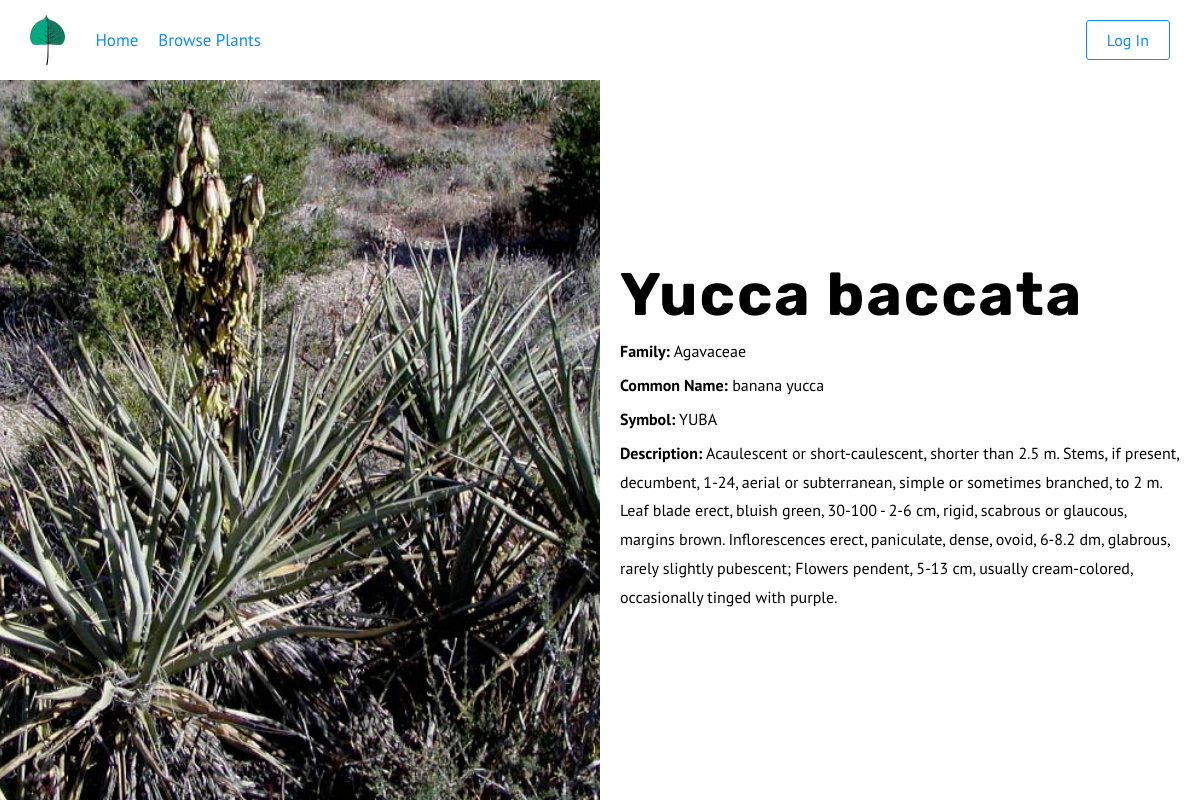
/plants/23/, run on the app's committed database.
### plants/models.py (models this page shows, shortened)
class plant_basics(models.Model):
    genus = models.CharField(max_length = 500)
    species = models.CharField(max_length = 500)
    symbol = models.CharField(max_length = 6, null = True)
    common_name = models.CharField(max_length = 100, null = True)
    description = models.TextField(null = True)
    image = models.ImageField(upload_to='images/', blank = True, null = True)
    family = models.ForeignKey(Family, on_delete = models.PROTECT, null = True)

class Family(models.Model):
    family = models.CharField(max_length = 100)
    family_description = models.TextField(null = True)
    def __str__(self):
        family_name = "%s" %str(self.family)
        return(family_name)

### plants/views.py (the view)
# urls.py: path('<int:pk>/', views.PlantDetailView.as_view(), name = 'detail'),
class PlantDetailView(generic.DetailView):
    model = plant_basics
    template_name = 'plants/detail.html'

### plants/templates/plants/detail.html (shortened to what this page needs)
{% extends 'base.html'%}
{% block content%}
<section class="species_detail_wrapper">
  {% if object.image %}
  <div class="species_detail_text_wrapper">
  {% endif %}
  <div class="species_detail_text">
    <h1>{{ object.genus }} {{object.species}}</h1>
    <ul>
        <li><span class="bold">Family:</span> {{object.family}}</li>
        <li><span class="bold">Common Name:</span> {{object.common_name}}</li>
        <li><span class="bold">Symbol:</span> {{object.symbol}}</li>
        <li><span class="bold">Description:</span> {{object.description}}</li>
    </ul>
  </div>
  {% if object.image %}
  </div>
  {% endif %}
  {% if object.image %}
  <div class="species_detail_image">
      <img src="{{object.image.url}}" alt="Image of {{object.genus}} {{object.species}}">
  </div>
  {% endif %}
</section>
{% endblock %}

### static/css/main.css (style rules this page uses)
a,abbr,address,article,aside,audio,blockquote,body,canvas,caption,cite,code,dd,del,details,dfn,div,dl,dt,em,fieldset,figcaption,figure,footer,form,h1,h2,h3,h4,h5,h6,header,hgroup,html,iframe,img,ins,label,legend,li,main,mark,nav,ol,p,pre,q,section,small,span,strike,strong,sub,summary,sup,table,tbody,td,tfoot,th,thead,time,tr,ul,video { margin:0;padding:0;border:0 }
html { font-size:62.5% }
* { font-family:inherit;font-size:inherit;line-height:inherit }
article,aside,footer,header,main,nav,section { display:block }
* { box-sizing:border-box }
:after,:before { box-sizing:inherit }
ol,ul { list-style:none }
img,video { max-width:100% }
img { border-style:none }
body { font-family:PT Sans,sans-serif;font-size:1.6rem;line-height:1.8 }
h1,h2,h3,h4 { font-family:Rubik,sans-serif;font-weight:900 }
h1,li a:hover,p a:hover { font-weight:700 }
h1 { font-size:6rem;line-height:1.4;letter-spacing:.2rem }
.bold { font-weight:700 }
.species_detail_wrapper { display:flex;flex-direction:row-reverse;justify-content:space-between;width:100%;position:relative }
.species_detail_wrapper .species_detail_image { width:50%;margin-left:0 }
.species_detail_text { padding:20px;max-height:calc(100vh - 80px);overflow:scroll;margin:0 auto }
.species_detail_text li { margin-bottom:5px }
.species_detail_image { height:calc(100vh - 80px) }
.species_detail_image img { height:100%;width:100%;display:block;-o-object-fit:cover;object-fit:cover }
.species_detail_text_wrapper { display:flex;align-items:center;width:50% }
.content a,.content form,.content h1,.content h2,.content h3,.content h4,.content li,.content ol,.content p,.content ul { max-width:800px;width:100%;margin-left:auto;margin-right:auto }

### data on the page
plant_basics: genus "Yucca", species "baccata", family "Agavaceae", common_name "banana yucca", symbol "YUBA", description "Acaulescent or short-caulescent, shorter than 2.5 m. Stems, if present, decumbent, 1-24, aerial or subterranean, simple or sometimes branched, to 2 m. Leaf blade erect, bluish green, 30-100 - 2-6 cm, rigid, scabrous or glaucous, margins brown. Inflorescences erect, paniculate, dense, ovoid, 6-8.2 dm, glabrous, rarely slightly pubescent; Flowers pendent, 5-13 cm, usually cream-colored, occasionally tinged with purple."
